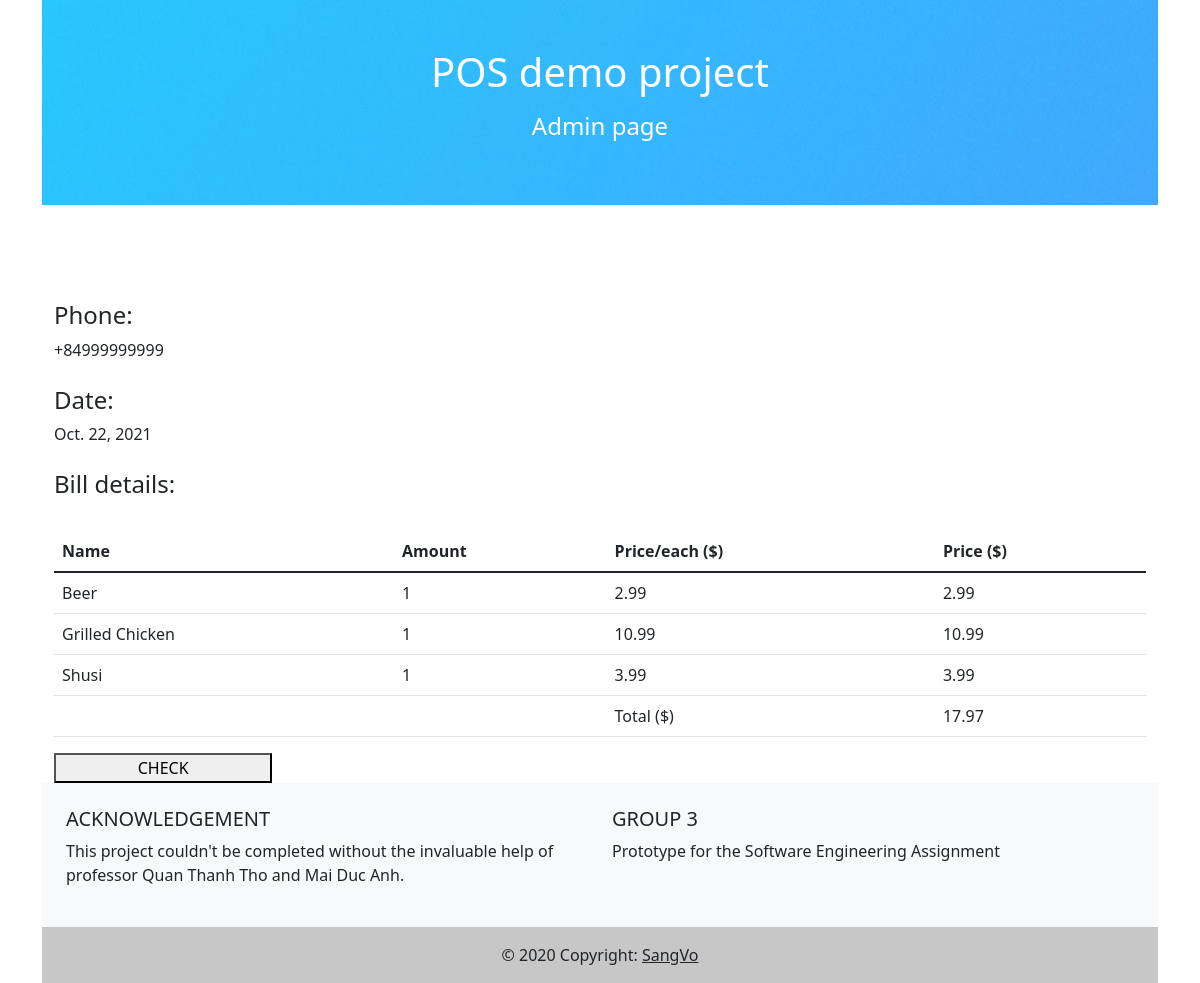
/manage_order_detail/26 (signed in), run on the app's committed database.
### restaurant_sys/models.py (models this page shows, shortened)
class bill_order(models.Model):
    bill_item=models.ManyToManyField(bill_item, null=True, blank=True)
    cus_phone= PhoneNumberField(unique = False, null = False, blank = False) # Here
    date=models.DateField(null=True,auto_now_add=True)
    finish=models.BooleanField(auto_created=False)
    price_total=models.DecimalField(max_digits=7,decimal_places=2,blank=True, null=True)

class dish(models.Model):
    name=models.CharField(unique=True, primary_key=True, max_length=50)
    image=models.FileField(blank=True, null=True, upload_to='photos')
    country=models.CharField(blank=True, null=True, choices=country_arr,max_length=50)
    type=models.CharField(choices=type_arr,max_length=50)
    price=models.DecimalField(max_digits=5,decimal_places=2,blank=True, null=True)

### restaurant_sys/views.py (the view)
# urls.py: path('manage_order_detail/<order_id>', views.manage_order_detail),
@login_required(login_url='/login')
def manage_order_detail(request,order_id):
    b=bill_order.objects.get(id=order_id)
    if request.method=="POST":
        b.finish= not b.finish
        b.save()
        return redirect('/manage_order')
    b_i=b.bill_item.all()
    b_i=[{
        'name':x.item_name.name,
        'price_each':float(x.item_name.price),
        'price': float(x.amount*x.item_name.price),
        'amount':x.amount,
    } for x in b_i ]
    print(b_i)
    return render(request,"manage_order_detail.html",{'b':b,'b_i':b_i,'back_url':BACKGROUND_URL})

### restaurant_sys/templates/manage_order_detail.html (shortened to what this page needs)
{% extends 'base.html' %}
{% block body %}
<header>
  <div
    class="p-5 text-center bg-image"
    style="
      background-position-y: center;
      height: auto;
      background-image:url({{back_url}})
    "
  >
    <div class="mask" style="">
      <div class="d-flex justify-content-center align-items-center h-100">
        <div class="text-white">
          <h1 class="mb-3">POS demo project</h1>
          <h4 class="mb-3">Admin page</h4>
        </div>
      </div>
    </div>
  </div>
</header>
<br><br><br><br>
<div class="container">
<h4>Phone: </h4>{{b.cus_phone}}<br><br>
<h4>Date: </h4> {{b.date}}<br><br>
<h4>Bill details: </h4><br>
<table class="table">
    <thead>
      <tr>
        <th scope="col">Name</th>
        <th scope="col">Amount</th>
        <th scope="col">Price/each ($)</th>
        <th scope="col">Price ($)</th>
      </tr>
    </thead>
    <tbody id="table_body">
      {% for dish in  b_i %}
      <tr>
        <td class="dishname">{{dish.name}}</td>
        <td> {{dish.amount}}</td>
        <td class="count-me" id="price_total_{{dish.name}}">{{dish.price_each}}</td>
        <td class="count-me" id="price_total_{{dish.name}}">{{dish.price}}</td>
      </tr>
      {% endfor %}
      <tr>
        <td></td>
        <td></td>
        <td>Total ($)</td>
        <td id="price_total">{{b.price_total}}</td>
      </tr>
    </tbody>
  </table>
  <form action="" method="POST">
    {% if b.finish %}
    <button style="width: 20%;" type="submit">UNCHECK</button>
    {%else%}
    <button style="width: 20%;" type="submit">CHECK</button>
    {% endif %}
  </form>
  </div>
{% endblock %}

### data on the page
bill_order: cus_phone "+84999999999", date "Oct. 22, 2021", price_total "17.97"
dish: name "Beer"
dish: name "Grilled Chicken"
dish: name "Shusi"

### other printed values
{{ dish.amount }} "1" "1" "1"
{{ dish.price_each }} "2.99" "10.99" "3.99"
{{ dish.price }} "2.99" "10.99" "3.99"
